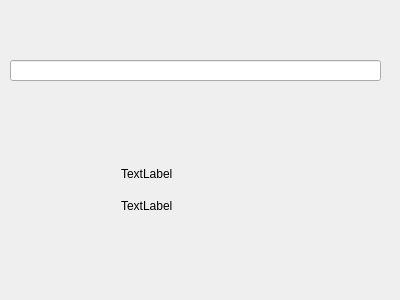
<?xml version="1.0" encoding="UTF-8"?>
<ui version="4.0">
 <class>Widget</class>
 <widget class="QWidget" name="Widget">
  <property name="geometry">
   <rect>
    <x>0</x>
    <y>0</y>
    <width>400</width>
    <height>300</height>
   </rect>
  </property>
  <property name="windowTitle">
   <string>Widget</string>
  </property>
  <widget class="QWidget" name="verticalLayoutWidget">
   <property name="geometry">
    <rect>
     <x>110</x>
     <y>150</y>
     <width>160</width>
     <height>80</height>
    </rect>
   </property>
   <layout class="QVBoxLayout" name="verticalLayout">
    <item>
     <widget class="QLabel" name="label">
      <property name="text">
       <string>TextLabel</string>
      </property>
     </widget>
    </item>
    <item>
     <widget class="QLabel" name="label_2">
      <property name="text">
       <string>TextLabel</string>
      </property>
     </widget>
    </item>
   </layout>
  </widget>
  <widget class="QLineEdit" name="lineEdit">
   <property name="geometry">
    <rect>
     <x>10</x>
     <y>60</y>
     <width>371</width>
     <height>21</height>
    </rect>
   </property>
  </widget>
 </widget>
 <layoutdefault spacing="6" margin="11"/>
 <resources/>
 <connections/>
</ui>
